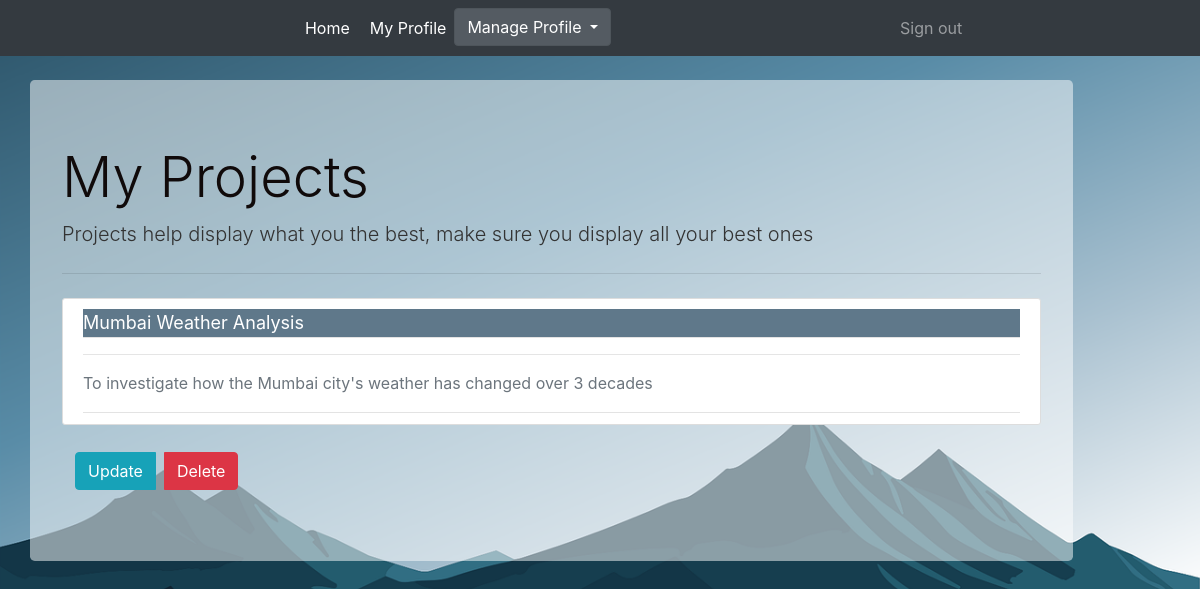
/projects/2 (signed in), run on the app's committed database.
### Portfolio/models.py (models this page shows, shortened)
class Project(db.Model):
    id = db.Column(db.Integer,primary_key = True)
    project_title = db.Column(db.String(100),nullable = False)
    project_overview = db.Column(db.Text,nullable = False)
    project_url = db.Column(db.String(300),nullable = False)
    user_id = db.Column(db.Integer,db.ForeignKey('user.id'),nullable=False)

### Portfolio/projects/routes.py (the view)
@projects_blueprint.route("/projects/<int:project_id>",methods=['GET','POST'])
@login_required
def curr_project(project_id):
    curr_project = Project.query.get_or_404(project_id)
    return render_template('curr_projects.html',curr_project=curr_project)

### Portfolio/models.py (called while the page is built)
@login_manager.user_loader
def load_user(user_id):
    return User.query.get(int(user_id))

### Portfolio/templates/curr_projects.html (shortened to what this page needs)
{% extends 'layouts_profile.html' %}
{% block content %}
<div class="jumbotron">
  <h1 class="display-4">My Projects</h1>
  <p class="lead">Projects help display what you the best, make sure you display all your best ones</p>
  <hr class="my-4">
  <article class="media content-section">
    <div class="media-body">
      <div class="article-metadata">
        <div class="article-metadata article-metadata-head">
          <a class="project-title-link" href="#">{{ curr_project.project_title }}</a>
        </div>
        <hr>
        <p class="text-muted">{{ curr_project.project_overview }}</p>
  </article>
  <div class="btn btn-group">
        <a href='{{ url_for("projects_blueprint.update_project", project_id=curr_project.id) }}' class="btn btn-info">
          Update
        </a>
        <button type="button" class="btn btn-danger ml-2" data-toggle="modal" data-target="#deleteModal">
          Delete
        </button>
  </div>
  </div>
{% endblock content %}

### Portfolio/static/main.css (style rules this page uses)
body { background: #6e869399; background-image : url('background.png'); background-size: cover; background-repeat: no-repeat; color: #333333; }
h1, h2, h3, h4, h5, h6 { color: #100a0a; }
.content-section { background: #ffffff; padding: 10px 20px; border: 1px solid #dddddd; border-radius: 3px; margin-bottom: 20px; }
.article-metadata { padding-bottom: 1px; margin-bottom: 1px; border-bottom: 1px solid #e3e3e3 }
.project-title-link:link { color: #ffffff; text-decoration: none; }
.article-metadata .article-metadata-head { background-color: #5f788a; font-size: large; color:#474747; }
.jumbotron { background-color: rgba(255, 255, 255, 0.5); }

### data on the page
Project: project_title "Mumbai Weather Analysis", project_overview "To investigate how the Mumbai city's weather has changed over 3 decades"
